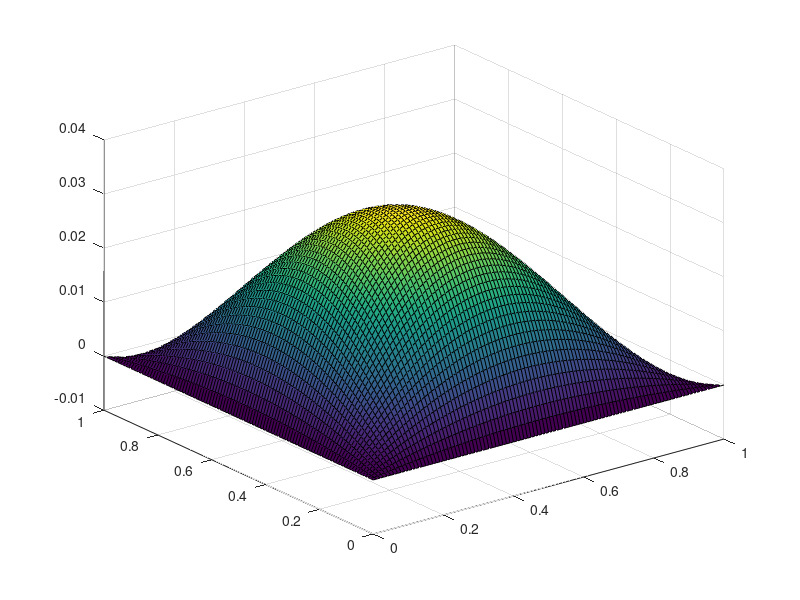

Recreate this plot in MATLAB.
%%
[x, y] = meshgrid(0:0.01:1, 0:0.01:1); 

% simplex
select_legal = y+x<=1; 
% s_x = x(y+x<=1); 
% s_y = y(y+x<=1); 
% s_z = 1-s_x-s_y; 
z = 1-x-y; 

alpha = [1 1 1]; 
%%
f = (x.^alpha(1)).*(y.^alpha(2)).*(z.^alpha(3)); 
f(~select_legal) = NaN; 
surf(x, y, f); 